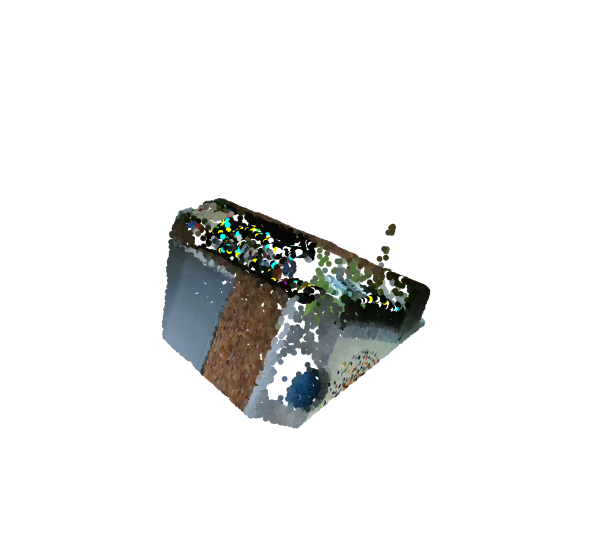

Notebook code cell kept with this figure:
### Markdown cell above
# Basic PointFusion

> **_NOTE:_**  Make sure to have ran the [prerequisits](#Prerequisits) section before running this section.

This section demonstrates the basic use of PointFusion.

### Code cell
device = torch.device("cuda") if torch.cuda.is_available() else torch.device("cpu")
slam = PointFusion(device=device)
pointclouds, recovered_poses = slam(rgbdimages)
pointclouds.plotly(0, max_num_points=15000).update_layout(autosize=False, width=600).show()

### Figure 1 — Plotly figure (JSON) as saved in the notebook; plotly's stock layout.template omitted (floating-point values rounded to 4 significant figures; data arrays with more than 128 entries replaced by an {"elided": "..."} marker saying what was removed)
{"data": [{"marker": {"color": {"elided": "15000x3 int values"}, "size": 2}, "mode": "markers", "type": "scatter3d", "x": {"elided": "15000 float values"}, "y": {"elided": "15000 float values"}, "z": {"elided": "15000 float values"}}], "layout": {"autosize": false, "scene": {"xaxis": {"showgrid": false, "showticklabels": false, "visible": false, "zeroline": false}, "yaxis": {"showgrid": false, "showticklabels": false, "visible": false, "zeroline": false}, "zaxis": {"showgrid": false, "showticklabels": false, "visible": false, "zeroline": false}}, "showlegend": false, "width": 600}}
